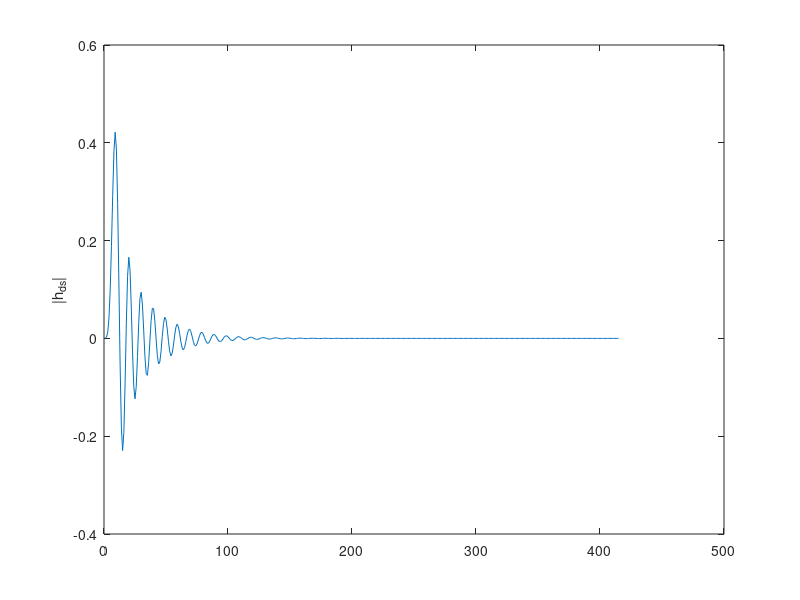
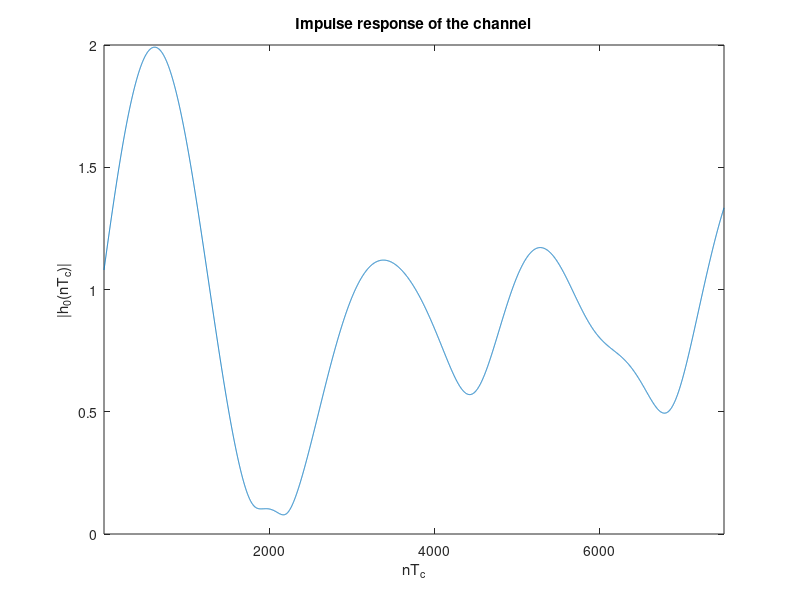

Write the MATLAB code that produced these figures, in order. (Note: this script raises an error after producing the figures.)
clc; close all; clear global; clearvars;

%% SETUP OF THE GIVEN PARAMETERS
Tc=1;
fd=(40*10^-5)/Tc;
Tp=1/10*(1/fd); 
Nsamples=80000;
hplot_samples=7500;

KdB=2;
K=10^(KdB/10); 
C=sqrt(K/(K+1)); 

%setup of the doppler filter coefficients (page 317)
a_ds=[1, -4.4153, 8.6283, -9.4592, 6.1051, -1.3542, -3.3622, 7.2390, -7.9361, 5.1221, -1.8401, 2.8706e-1];
b_ds=[1.3651e-4, 8.1905e-4, 2.0476e-3, 2.7302e-3, 2.0476e-3, 9.0939e-4, 6.7852e-4, 1.3550e-3, 1.8076e-3, 1.3550e-3, 5.3726e-4, 6.1818e-5, -7.1294e-5, ...
    -9.5058e-5, -7.1294e-5, -2.5505e-5, 1.3321e-5, 4.5186e-5, 6.0248e-5, 4.5186e-5, 1.8074e-5, 3.0124e-6];
% The energy of the doppler filter need to be normalized to 1
h_ds=impz(b_ds, a_ds);
E_hds=sum(h_ds.^2);
b_ds=b_ds/sqrt(E_hds);
%normalize the power of h0
Md=1-C^2;

%% SIMULATION OF THE CHANNEL IMPULSE RESPONSE
%compute the transient as 5*Neq*Tp because the final sampling time is Tq 
pvec=abs(roots(a_ds));
pmax=max(pvec);
Neq=ceil(-1/log(pmax));
transient=5*Tp*Neq;

h_nsamples=Nsamples+transient;
w_samples=ceil(h_nsamples/Tp);
% Complex-valued Gaussian white noise with zero mean and unit variance
w=wgn(w_samples,1,0,'complex');

h_full=filter(b_ds, a_ds, w);
figure, plot(impz(b_ds,a_ds)), ylabel('|h_{ds}|')

%interpolation to Tq
t = 1:length(h_full);
t_int = Tc/Tp:Tc/Tp:length(h_full);
h_int = interp1(t, h_full, t_int, 'spline');

%multiply by sqrt(M_h0) to give the desired power 
h_int=h_int*sqrt(Md);

%drop the transient and add C because of LOS component
h=h_int(transient+1:end)+C;


%plot of 7500 samples of h
figure, 
plot(abs(h(1:hplot_samples)))
xlabel('nT_c')
ylabel('|h_0(nT_c)|')
xlim([1 hplot_samples])
title('Impulse response of the channel')

%% ESTIMATE OF THE PDF OF H0bar

h_bar=h/sqrt(C^2+Md); % the normalization here does not make much sense
% as M_h0=1-C^2, but it's to keep the formulas as in the book

% mean and variance of the realization of h
h_sd=std(abs(h_bar));
h_mean=mean(abs(h_bar));
% magnitude
mag_h=abs(h_bar);
% fit the data with a Rice ditribution to derive the parameters 
[v, s]=ricefit(mag_h);
% parameters v ans s are related to the rice factor K (wikipedia rician
% distribution)
K_est=v^2/(2*s^2); % estimated value of K 

% plot an histogram of h to get an idea of the shape of the distribution
% Nbins=17;
% figure,
% histogram(mag_h,Nbins,'Normalization','pdf')
% ylabel('Number of samples')
% xlabel('Value')
% title('Histogram of h_0')

% compute the theoretical and the estimated distributions
x=linspace(0,3,1000);
est=ricepdf(x,v,s);
v_th=sqrt(K/(K+1));
s_th=sqrt(1/(2*(K+1)));
th=ricepdf(x,v_th,s_th );

% plot of the theoretical and estimated distributions
figure
%plot(x,est,'r'), hold on, plot(x,th,'b')
Nbins=17;
histogram(mag_h, Nbins,'Normalization','pdf','DisplayStyle','stairs'), hold on, plot(x,th,'r-.')%, hold on, plot(x,est,'k'),
title('Estimate of the pdf of h_0')
ylabel('f_x(a)')
xlabel('a')
legend('Histogram','theoretical pdf','Estimated pdf')

%% SPECTRUM ESTIMATION

% Welch estimator
S=700;   %overlap
D=3500;   %window length

w_welch=window(@hamming,D);
%w_welch=kaiser(D,8);

[Welch_P, Ns] = welchPSD(h', w_welch, S);
%Welch_P=Welch_P/Nsamples;
f=1/Tc:1/Tc:Nsamples;
Welch_centered=fftshift(Welch_P);
figure,
plot(10*log10(Welch_centered))
ylim([-5 35])
%ylim([-40 -15])
xlim([Nsamples/2-5*Nsamples*fd Nsamples/2+5*Nsamples*fd])
xticks([39850 39900 39950 40000 40050 40100 40150])
xticklabels({'-150','-100','-50','0','50','100','150'});
ylabel('P_h(f) [dB]')
xlabel('f')
